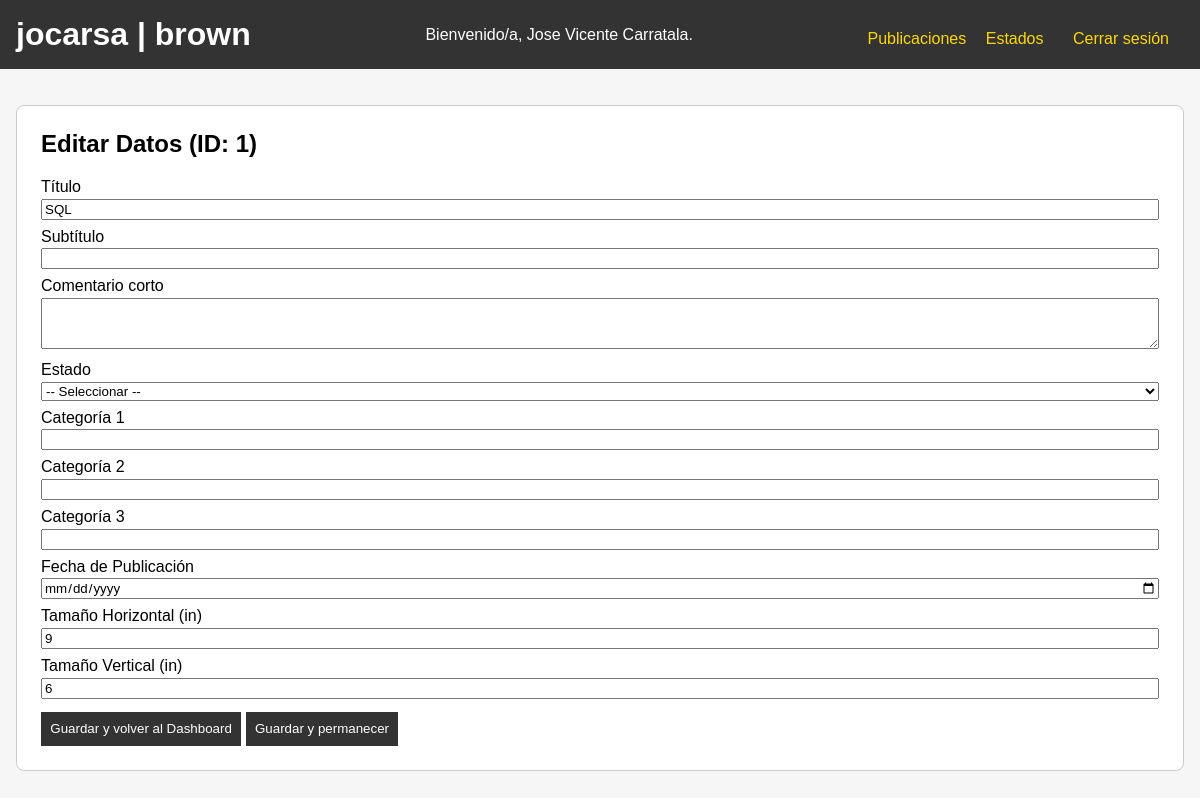
Before: /index.php?action=edit_data&id=1 (signed in) with the older database file.
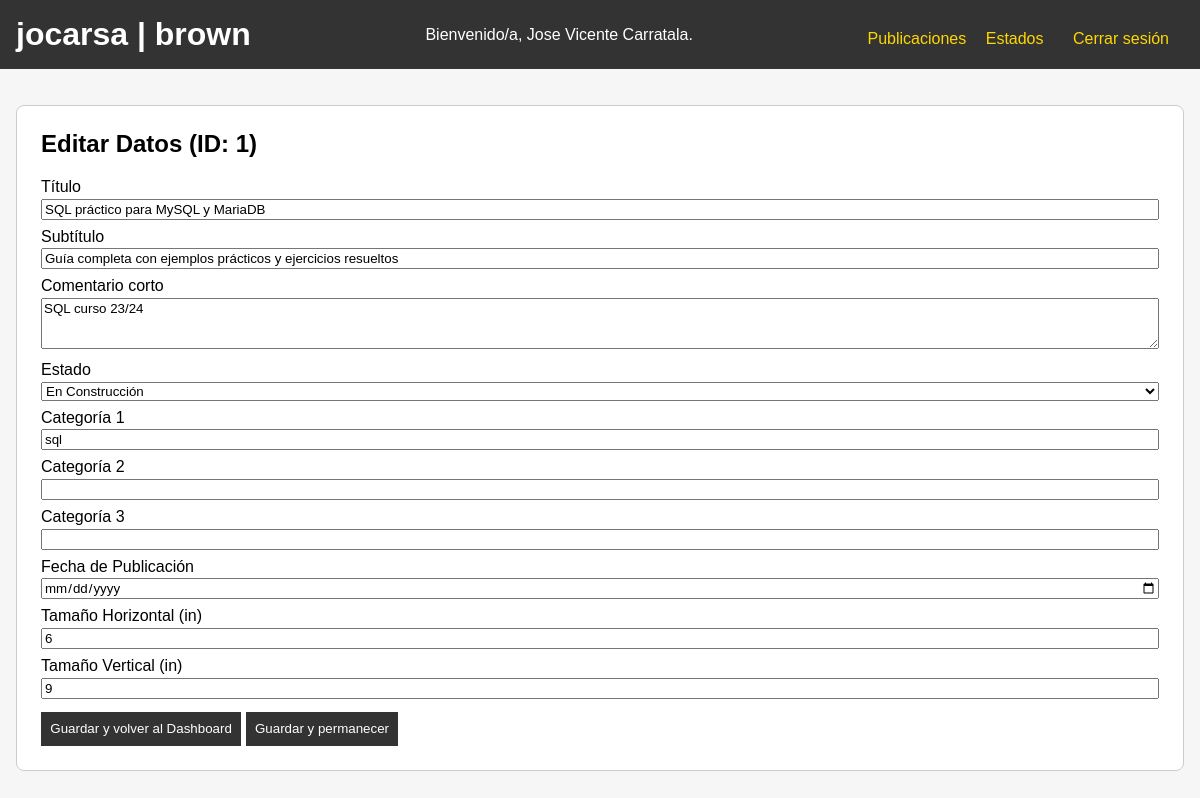
After: the same page with the newer database file.
### tables this page shows
CREATE TABLE publications (
        id INTEGER PRIMARY KEY AUTOINCREMENT,
        title TEXT NOT NULL,
        subtitle TEXT,
        comment TEXT,
        content TEXT,
        state_id INTEGER,
        category1 TEXT,
        category2 TEXT,
        category3 TEXT,
        pub_date TEXT,
        size_h REAL,
        size_v REAL,
        FOREIGN KEY (state_id) REFERENCES states(id)
    );

CREATE TABLE states (
        id INTEGER PRIMARY KEY AUTOINCREMENT,
        name TEXT NOT NULL
    );

### acciones/editardatos.php (the view, shortened to what this page needs)
<?php
        $id = $_GET['id'] ?? '';
        $stmt = $db->prepare("SELECT * FROM publications WHERE id = :id");
        $stmt->execute([':id' => $id]);
        $pub = $stmt->fetch(PDO::FETCH_ASSOC);
        if (!$pub) {
            echo "<p>No se encontró la publicación con ID = $id</p>";
        } else {
            ?>
            <div class="publications-container">
                <h2>Editar Datos (ID: <?php echo $pub['id']; ?>)</h2>
                <form method="post">
                    <label for="title">Título</label>
                    <input type="text" name="title" id="title"
                           value="<?php echo htmlspecialchars($pub['title']); ?>" required>
                    <label for="subtitle">Subtítulo</label>
                    <input type="text" name="subtitle" id="subtitle"
                           value="<?php echo htmlspecialchars($pub['subtitle']); ?>">
                    <label for="comment">Comentario corto</label>
                    <textarea name="comment" id="comment" rows="3"><?php echo htmlspecialchars($pub['comment']); ?></textarea>
                    <label for="state_id">Estado</label>
                    <select name="state_id" id="state_id">
                        <option value="">-- Seleccionar --</option>
                        <?php
                        $stmtStates = $db->query("SELECT * FROM states ORDER BY name ASC");
                        $allStates  = $stmtStates->fetchAll(PDO::FETCH_ASSOC);
                        foreach ($allStates as $st): ?>
                            <option value="<?php echo $st['id']; ?>"
                                <?php if ($st['id'] == $pub['state_id']) echo 'selected'; ?>>
                                <?php echo htmlspecialchars($st['name']); ?>
                            </option>
                        <?php endforeach; ?>
                    </select>
                    <label for="category1">Categoría 1</label>
                    <input type="text" name="category1" id="category1"
                           value="<?php echo htmlspecialchars($pub['category1']); ?>">
                    <label for="category2">Categoría 2</label>
                    <input type="text" name="category2" id="category2"
                           value="<?php echo htmlspecialchars($pub['category2']); ?>">
                    <label for="category3">Categoría 3</label>
                    <input type="text" name="category3" id="category3"
                           value="<?php echo htmlspecialchars($pub['category3']); ?>">
                    <label for="pub_date">Fecha de Publicación</label>
                    <input type="date" name="pub_date" id="pub_date"
                           value="<?php echo htmlspecialchars($pub['pub_date']); ?>">
                    <label for="size_h">Tamaño Horizontal (in)</label>
                    <input type="number" step="0.01" name="size_h" id="size_h"
                           value="<?php echo htmlspecialchars($pub['size_h']); ?>">
                    <label for="size_v">Tamaño Vertical (in)</label>
                    <input type="number" step="0.01" name="size_v" id="size_v"
                           value="<?php echo htmlspecialchars($pub['size_v']); ?>">
                    <button type="submit" name="update_data_back">
                        Guardar y volver al Dashboard
                    </button>
                    <button type="submit" name="update_data_stay">
                        Guardar y permanecer
                    </button>
                </form>
            </div>
            <?php
        }
?>

Changed rows visible on the page:
changed publications id 1: title "SQL" → "SQL práctico para MySQL y MariaDB"; subtitle (not shown) → "Guía completa con ejemplos prácticos y ejercicios resueltos"; comment (not shown) → "SQL curso 23/24"; state_id (not shown) → "En Construcción"; category1 (not shown) → "sql"; size_h "9" → "6"; size_v "6" → "9"
Other visible differences:
form field state_id: "-- Seleccionar --" → (not shown)
